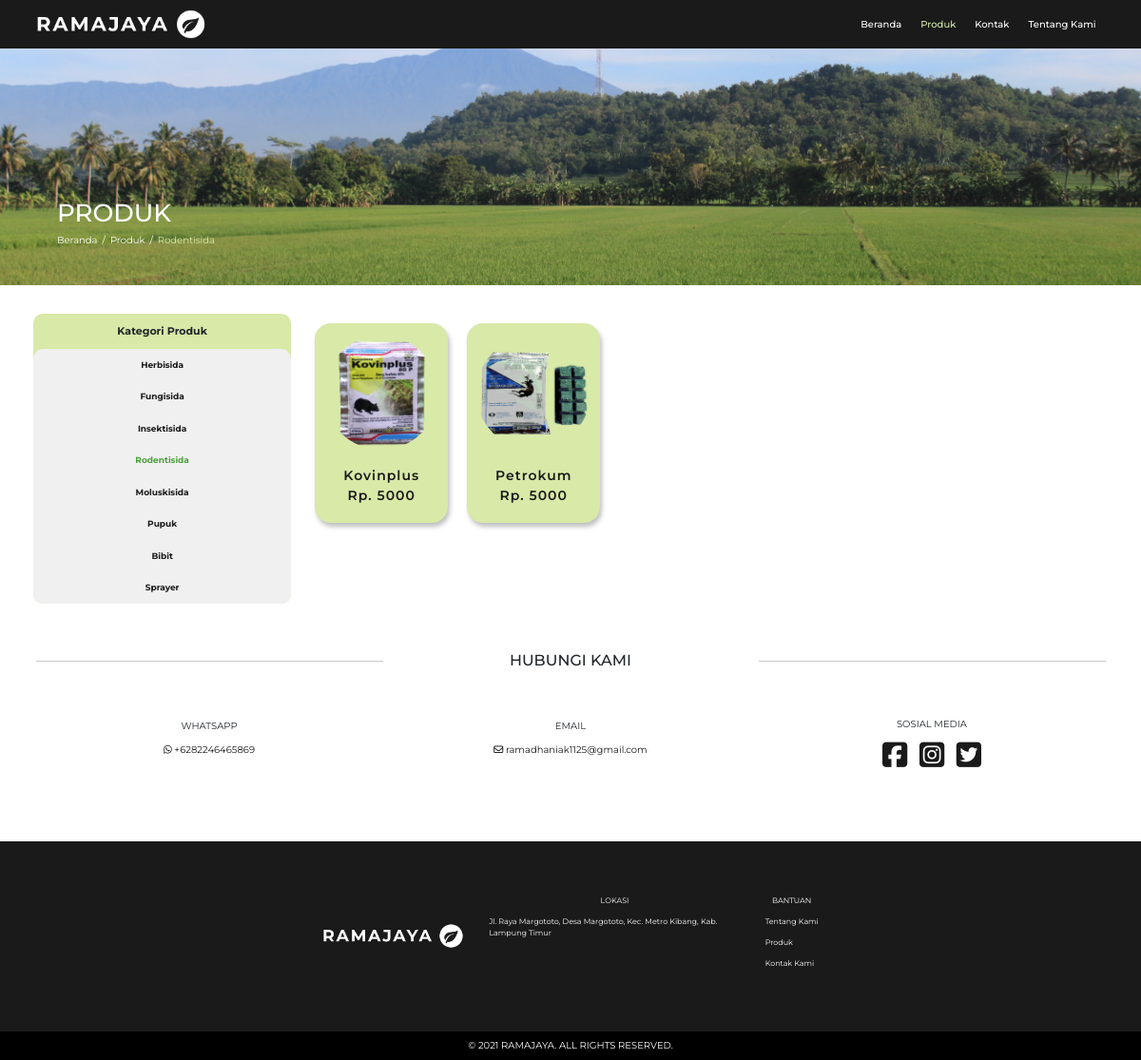
The app's page /rodentisida.php with its own data.
### tables this page shows
CREATE TABLE `jenis_barang`  (
  `id` int(11) NOT NULL AUTO_INCREMENT,
  `nama_jenis_brg` varchar(255) NOT NULL,
  `nama_alt` varchar(255) NOT NULL,
  PRIMARY KEY (`id`) USING BTREE
);

CREATE TABLE `barang`  (
  `id` int(11) NOT NULL AUTO_INCREMENT,
  `nama_brg` varchar(255) NOT NULL,
  `harga_brg` int(11) NOT NULL,
  `img_brg` varchar(255) NOT NULL,
  `id_jenis_brg` int(11) NOT NULL,
  PRIMARY KEY (`id`) USING BTREE,
  INDEX `id_jenis_brg`(`id_jenis_brg`) USING BTREE,
  CONSTRAINT `fk_jenis_brg` FOREIGN KEY (`id_jenis_brg`) REFERENCES `jenis_barang` (`id`) ON DELETE RESTRICT ON UPDATE RESTRICT
);

### help/DB.php (called while the page is built)
<?php
  class DB {
    private static function connect() {
        $pdo = new PDO('mysql:host=127.0.0.1;dbname=ramajaya;', 'root', '');
        $pdo->setAttribute(PDO::ATTR_ERRMODE, PDO::ERRMODE_EXCEPTION);
        return $pdo;
    }
    public static function query($query, $params = array()) {
        $statement = self::connect()->prepare($query);
        $statement->execute($params);
        if (explode(' ', $query)[0] == 'SELECT') {
        $data = $statement->fetchAll();
        return $data;
        }
    }
}
?>

### rodentisida.php (the view, shortened to what this page needs)
<?php
include('./help/DB.php');
$d = DB::query('SELECT * FROM barang WHERE id_jenis_brg=4 ORDER BY nama_brg');
$d2 = DB::query('SELECT * FROM jenis_barang');
?>
<!DOCTYPE html>
<html lang="en">
<head>
    <link rel="stylesheet" href="./CSS/bootstrap.css">
    <link rel="stylesheet" href="./CSS/style.css">
</head>
<body>
    <nav class="navbar navbar-expand-md navbar-dark fixed-top">
        <div class="container">
            <a class="navbar-brand" href="./index.php"><img class="RJ-Putih" src="./Assets/RJ-Putih.png" alt=""></a>
            <div class="collapse navbar-collapse justify-content-end" id="navbarNav">
                <ul class="navbar-nav">
                    <li class="nav-item">
                        <a class="nav-link" href="./index.php">Beranda</a>
                    </li>
                    <li class="nav-item">
                        <a class="nav-link active" href="./produk.php">Produk</a>
                    </li>
                    <li class="nav-item">
                        <a class="nav-link" href="./kontak.php">Kontak</a>
                    </li>
                    <li class="nav-item">
                        <a class="nav-link" href="./tentangKami.php">Tentang Kami</a>
                    </li>
                </ul>
            </div>
        </div>
    </nav>
    <header class="hero2">
        <div class="container d-flex justify-content-end flex-column">
            <div class="row">
                <div class="col pb-5 ps-5">
                    <h1>
                        PRODUK
                    </h1>
                    <div>
                        <nav aria-label="breadcrumb">
                            <ol class="breadcrumb">
                              <li class="breadcrumb-item"><a href="./index.php">Beranda</a></li>
                              <li class="breadcrumb-item"><a href="./produk.php">Produk</a></li>
                              <li class="breadcrumb-item active" aria-current="page">Rodentisida</li>
                            </ol>
                          </nav>
                    </div>
                </div>
            </div>
        </div>
    </header>
    <section class="product-content">
        <div class="container">
            <div class="row">
                <div class="col-md-3 d-flex flex-column d-none d-md-block">
                    <div class="category">
                        <div class="category-title">
                            Kategori Produk
                        </div>
                        <ul>
                            <?php foreach ($d2 as $data) { ?>
                                <li><a class="<?php if($data['nama_alt'] == 'rodentisida') { echo 'active';} ?>" href="<?php echo $data['nama_alt'] . '.php'?> "><?php echo $data['nama_jenis_brg'] ?></a></li>
                            <?php } ?>
                        </ul>
                    </div>
                </div>
                <div class="col list-product d-flex flex-wrap justify-content-center justify-content-sm-start">
                    <?php foreach ($d as $data) { ?>
                        <div class="card">
                            <img src="./Assets/barang/<?php echo $data['img_brg']; ?>" alt="">
                            <p>
                                <?php echo $data['nama_brg']; ?>
                                <br>
                                Rp. <?php echo $data['harga_brg']; ?>
                            </p>
                        </div>
                    <?php } ?>
                </div>
            </div>
        </div>
    </section>
    <section class="contact contact2">
        <div class="container">
            <div class="row">
                <div class="col">
                    <div class="row">
                        <div class="col-md-4 d-none d-md-block">
                            <hr>
                        </div>
                        <div class="col-md-4">
                            <h1 class="title-section">
                                HUBUNGI KAMI
                            </h1>
                        </div>
                        <div class="col-md-4 d-none d-md-block">
                            <hr>
                        </div>
                    </div>
                </div>
            </div>
            <div class="row d-flex flex-wrap">
                <div class="col-sm-4 d-flex flex-column justify-content-center align-items-center my-5">
                    <p>WHATSAPP</p>
                    <p><a href="https://api.whatsapp.com/send?phone=6282246465869" target="_blank">
                        <i class="fab fa-whatsapp"></i> +6282246465869
                    </a></p>
                </div>
                <div class="col-sm-4 d-flex flex-column justify-content-center align-items-center my-5">
                    <p>EMAIL</p>
                    <p><a href="mailto:ramadhaniak1125@gmail.com" target="_blank">
                        <i class="far fa-envelope"></i> ramadhaniak1125@gmail.com
                    </a></p>
                </div>
                <div class="col-sm-4 d-flex flex-column justify-content-center align-items-center my-5">
                    <p>SOSIAL MEDIA</p>
                    <div>
                        <a href="">
                            <i class="fab fa-facebook-square fa-3x mx-2"></i>
                        </a>
                        <a href="">
                            <i class="fab fa-instagram-square fa-3x mx-2"></i>
                        </a>
                        <a href="">
                            <i class="fab fa-twitter-square fa-3x mx-2"></i>
                        </a>
                    </div>
                </div>
            </div>
        </div>
    </section>
    <footer>
        <div class="container d-flex align-items-center justify-content-center">
            <div class="row d-flex flex-wrap">
                <div class="col-sm-4 d-flex flex-column justify-content-center align-items-center my-3">
                     <img width="150px" src="./Assets/RJ-Putih.png" alt="">
                </div>
                <div class="col-sm-6 d-flex flex-column justify-content-start align-items-center my-3">
                    <p>LOKASI</p>
                    <div>
                        <p>Jl. Raya Margototo, Desa Margototo, Kec. Metro Kibang, Kab. Lampung Timur</p>
                    </div>
                </div>
                <div class="col-sm-2 d-flex flex-column justify-content-start align-items-center my-3">
                    <p>BANTUAN</p>
                    <div>
                        <p><a href="./tentangKami.php" target="_blank">Tentang Kami</a></p>
                        <p><a href="./produk.php" target="_blank">Produk</a></p>
                        <p><a href="./kontak.php" target="_blank">Kontak Kami</a></p>
                    </div>
                </div>
            </div>
        </div>
        <div class="container-fluid d-flex align-items-center justify-content-center">
            <div class="row">
                <div class="col d-flex align-items-center justify-content-center">
                    <p>
                        © 2021 RAMAJAYA. ALL RIGHTS RESERVED.
                    </p>
                </div>
            </div>
        </div>
    </footer>
</body>
</html>

### CSS/style.css (style rules this page uses)
:root { --primary: #191A19; --secondary: #1E5128; --accent: #4E9F3D; --text: #D8E9A8; --white: #F0F0F0; }
html { box-sizing: border-box; font-size: 62.5%; scroll-behavior: smooth; }
body { padding: 0; margin: 0; font-family: 'Montserrat', sans-serif; }
h1 { font-size: 2.6rem; }
.RJ-Putih { width: 180px; }
.navbar { background-color: var(--primary); }
a.nav-link { color: white !important; padding: 5px 0 !important; }
a.nav-link.active { color: var(--text) !important; }
.nav-item { margin: 3px 10px; }
.nav-item a { font-size: 10px; font-weight: 500; }
.title-section { text-align: center; font-size: 1.6rem; margin-bottom: 20px; }
.card { background-color: var(--text); width: 140px; height: 210px; display: flex; justify-content: space-evenly; text-align: center; align-items: center; border-radius: 17px; box-shadow: 2px 4px 5px rgba(0,0,0,0.25); margin: 10px; border: none; transition: 0.3s; }
.card img { width: 120px; border-radius: 50%; }
.card p { padding: 5px; margin-bottom: 0; font-weight: 600; color: var(--primary); font-size: 1.4rem; letter-spacing: 1px; }
.contact { background: var(--white); padding-top: 20px; }
.contact .container { min-height: 200px; }
.contact a { text-decoration: none; color: var(--primary); }
footer { background: var(--primary); }
footer .container { min-height: 200px; font-size: 0.8rem; }
footer .container p { color: white; }
footer .container p a { color: white; text-decoration: none; }
footer .container-fluid { min-height: 30px; background: black; }
footer .container-fluid p { color: white; text-align: center; margin: 0; }
.hero2 { background: url('../Assets/BG-Header2.jpg'); background-position: center; background-size: cover; }
.hero2 .container { min-height: 300px; }
.hero2 .container .col { color: white; }
.breadcrumb-item a { color: white; text-decoration: none; }
.breadcrumb-item.active { color: var(--text); }
.breadcrumb-item + .breadcrumb-item::before { color: white; }
.product-content { background: white; min-height: auto; }
.product-content .container { padding: 30px 5px; }
.category { text-align: center; background-color: var(--text); border-radius: 10px; }
.category-title { padding: 10px; font-weight: bold; font-size: 1.1rem; }
.category ul { padding: 0; margin: 0; background-color: var(--white); border-radius: 10px; }
.category li { font-size: 0.9rem; font-weight: bold; padding: 10px; list-style: none; }
.category li a { text-decoration: none; color: var(--primary); }
.category li a.active { color: var(--accent); }
.contact2 { background: white; }

### records on screen
jenis_barang: nama_jenis_brg "Herbisida"
jenis_barang: nama_jenis_brg "Fungisida"
jenis_barang: nama_jenis_brg "Insektisida"
jenis_barang: nama_jenis_brg "Rodentisida"
jenis_barang: nama_jenis_brg "Moluskisida"
jenis_barang: nama_jenis_brg "Pupuk"
jenis_barang: nama_jenis_brg "Bibit"
jenis_barang: nama_jenis_brg "Sprayer"
barang: img_brg (picture), nama_brg "Kovinplus", harga_brg "5000"
barang: img_brg (picture), nama_brg "Petrokum", harga_brg "5000"
